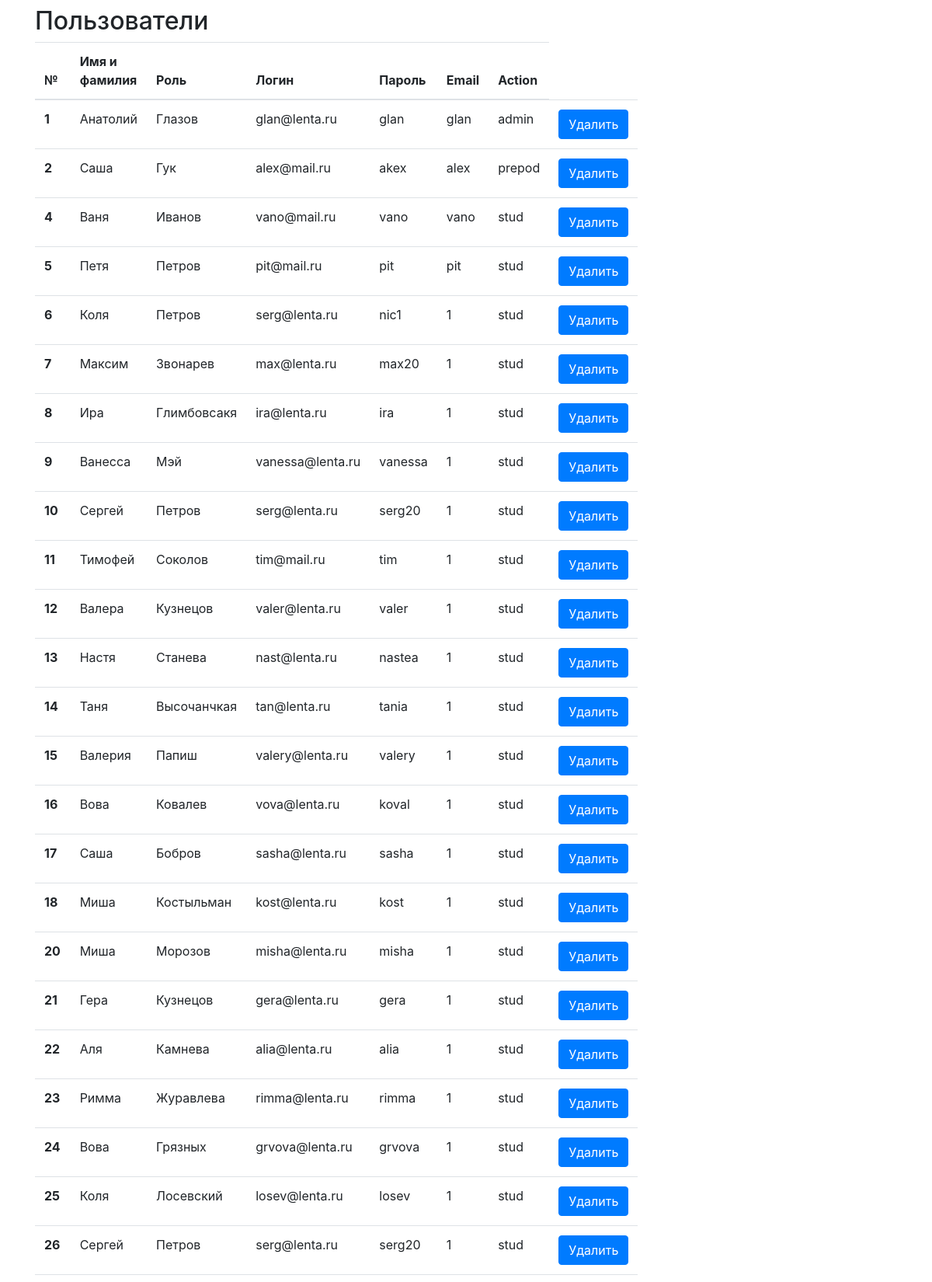
Page /test/customers.php (upper part) on the committed database.
### tables this page shows
CREATE TABLE IF NOT EXISTS `users` (
  `id` int(11) NOT NULL AUTO_INCREMENT,
  `name` varchar(20) NOT NULL,
  `famil` varchar(20) NOT NULL,
  `mail` varchar(30) NOT NULL,
  `login` varchar(20) NOT NULL,
  `pass` varchar(40) NOT NULL,
  `role` varchar(20) NOT NULL,
  PRIMARY KEY (`id`)
);

### test/customers.php (the view, shortened to what this page needs)
<!DOCTYPE html>
<html lang="ru">
<head>
    <link rel="stylesheet" href="https://stackpath.bootstrapcdn.com/bootstrap/4.5.2/css/bootstrap.min.css">
</head>
<body>
    <div class="container mt-2">
        <div class="page-header">
            <h2>Пользователи</h2>
        </div>
        <div class="row">
            <div class="col-md-8">
                <table class="table">
                    <thead>
                        <tr>
                            <th scope="col">№</th>
                            <th scope="col">Имя и фамилия</th>
                            <th scope="col">Роль</th>
                            <th scope="col">Логин</th>
                            <th scope="col">Пароль</th>
                            <th scope="col">Email</th>
                            <th scope="col">Action</th>
                        </tr>
                    </thead>
                    <tbody>
                      <?php
                      include 'dbconnect.php';
                      mysqli_query($connect, "SET NAMES UTF8");
                      $query = "select * from users limit 200";
                      $result = mysqli_query($connect, $query);
                      ?>
                      <?php if ($result->num_rows > 0) : ?>
                        <?php while ($array = mysqli_fetch_array($result)) : ?>
                            <tr>
                                <th scope="row"><?php echo $array[0]; ?></th>
                                <td><?php echo $array[1]; ?></td>
                                <td><?php echo $array[2]; ?></td>
                                <td><?php echo $array[3]; ?></td>
                                <td><?php echo $array[4]; ?></td>
                                <td><?php echo $array[5]; ?></td>
                                <td><?php echo $array[6]; ?></td>
                                <td>
                                    <a href="javascript:void(0)" class="btn btn-primary view" data-id="<?php echo $array[0]; ?>">Удалить</a>
                        </tr>
                        <?php endwhile; ?>
                        <?php else : ?>
                            <tr>
                                <td colspan="3" rowspan="1" headers="">No Data Found</td>
                        </tr>
                        <?php endif; ?>
                    </tbody>
                </table>
            </div>
            <div class="col-md-4">
                <span id="fname"></span><br>
                <span id="lname"></span><br>
                <span id="email"></span><br>
            </div>
        </div>
    </div>
</body>
</html>

### rows in the picture
users: id "1", name "Анатолий", famil "Глазов", mail "glan@lenta.ru", login "glan", pass "glan", role "admin"
users: id "2", name "Саша", famil "Гук", mail "alex@mail.ru", login "akex", pass "alex", role "prepod"
users: id "4", name "Ваня", famil "Иванов", mail "vano@mail.ru", login "vano", pass "vano", role "stud"
users: id "5", name "Петя", famil "Петров", mail "pit@mail.ru", login "pit", pass "pit", role "stud"
users: id "6", name "Коля", famil "Петров", mail "serg@lenta.ru", login "nic1", pass "1", role "stud"
users: id "7", name "Максим", famil "Звонарев", mail "max@lenta.ru", login "max20", pass "1", role "stud"
users: id "8", name "Ира", famil "Глимбовсакя", mail "ira@lenta.ru", login "ira", pass "1", role "stud"
users: id "9", name "Ванесса", famil "Мэй", mail "vanessa@lenta.ru", login "vanessa", pass "1", role "stud"
users: id "10", name "Сергей", famil "Петров", mail "serg@lenta.ru", login "serg20", pass "1", role "stud"
users: id "11", name "Тимофей", famil "Соколов", mail "tim@mail.ru", login "tim", pass "1", role "stud"
users: id "12", name "Валера", famil "Кузнецов", mail "valer@lenta.ru", login "valer", pass "1", role "stud"
users: id "13", name "Настя", famil "Станева", mail "nast@lenta.ru", login "nastea", pass "1", role "stud"
users: id "14", name "Таня", famil "Высочанчкая", mail "tan@lenta.ru", login "tania", pass "1", role "stud"
users: id "15", name "Валерия", famil "Папиш", mail "valery@lenta.ru", login "valery", pass "1", role "stud"
users: id "16", name "Вова", famil "Ковалев", mail "vova@lenta.ru", login "koval", pass "1", role "stud"
users: id "17", name "Саша", famil "Бобров", mail "sasha@lenta.ru", login "sasha", pass "1", role "stud"
users: id "18", name "Миша", famil "Костыльман", mail "kost@lenta.ru", login "kost", pass "1", role "stud"
users: id "20", name "Миша", famil "Морозов", mail "misha@lenta.ru", login "misha", pass "1", role "stud"
users: id "21", name "Гера", famil "Кузнецов", mail "gera@lenta.ru", login "gera", pass "1", role "stud"
users: id "22", name "Аля", famil "Камнева", mail "alia@lenta.ru", login "alia", pass "1", role "stud"
users: id "23", name "Римма", famil "Журавлева", mail "rimma@lenta.ru", login "rimma", pass "1", role "stud"
users: id "24", name "Вова", famil "Грязных", mail "grvova@lenta.ru", login "grvova", pass "1", role "stud"
users: id "25", name "Коля", famil "Лосевский", mail "losev@lenta.ru", login "losev", pass "1", role "stud"
users: id "26", name "Сергей", famil "Петров", mail "serg@lenta.ru", login "serg20", pass "1", role "stud"
